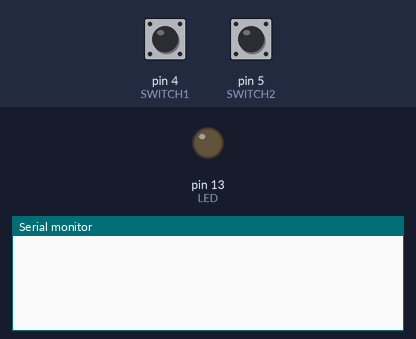
Bench run of a sketch on a simulated Arduino Uno, built with avr-gcc and run on an emulated ATmega328P. On the bench: output pins drawn as LEDs (lit = HIGH), the last lines printed to the serial monitor. Inputs (shaded band) come from the test bench; at power-on: pin 4 (SWITCH1) HIGH, pin 5 (SWITCH2) HIGH.

Above: at 1.2 s.
1.3 s: pin 4 (SWITCH1) pulled LOW for 0.15 s
At 1.9 s:
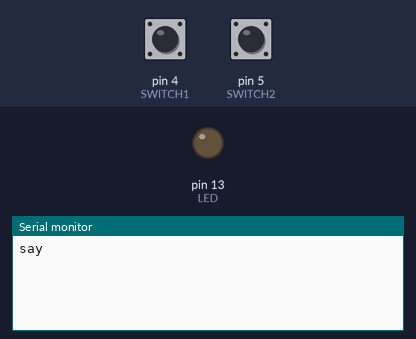
2.9 s: pin 5 (SWITCH2) pulled LOW for 0.15 s
At 4.4 s:
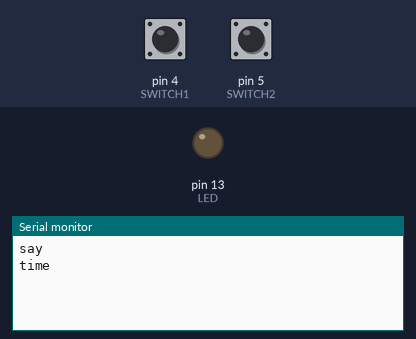

The sketch:

a.ino
```cpp
/*  Arduino program 7 to Read input and Print on Serial Monitor
 *  Date: 19th Nov 17
 *  @BML Munjal University, Arduino 101 Workshop
 */
#define LED 13    // define LED to Digital pin 13
#define SWITCH1 4   //define switch 1 to pin 4
#define SWITCH2 5   //define switch 2 to pin 5

boolean val1, val2;

void setup(){
  Serial.begin(9600);  // define baud rate t0 9600
  pinMode(LED, OUTPUT);
  pinMode(SWITCH1, INPUT_PULLUP);
  pinMode(SWITCH2, INPUT_PULLUP);
}

void loop(){
if(digitalRead(SWITCH1) == LOW){  // conditional statement for switch 1
Serial.println("say\n"); // Print say on serial monitor
delay(1000);
}
if(digitalRead(SWITCH2) == LOW)   //  conditional statement for switch 2
{
  Serial.println("time\n"); // Print time on serial monitor

delay(1000);
}
}
```

Measured:
- after the input at 1.3 s, the serial monitor: prints a new line at once (image 1)
- after the input at 2.9 s, the serial monitor: prints a new line at once (image 2)
